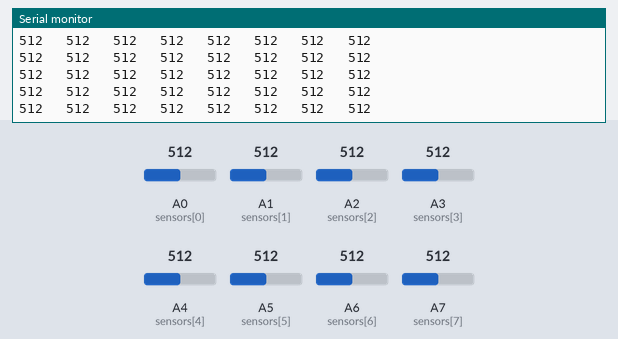
A sketch run on a simulated Arduino Nano, built with avr-gcc and run on an emulated ATmega328P. Shown: the last lines printed to the serial monitor. The test bench sets the inputs (shaded band); at power-on: A2 (sensors[2]) = 512, A0 (sensors[0]) = 512, A1 (sensors[1]) = 512, A3 (sensors[3]) = 512, A4 (sensors[4]) = 512, A5 (sensors[5]) = 512, A6 (sensors[6]) = 512, A7 (sensors[7]) = 512.

Above: at 4.2 s.
4.3 s: A2 (sensors[2]) set to 108
At 4.61 s:
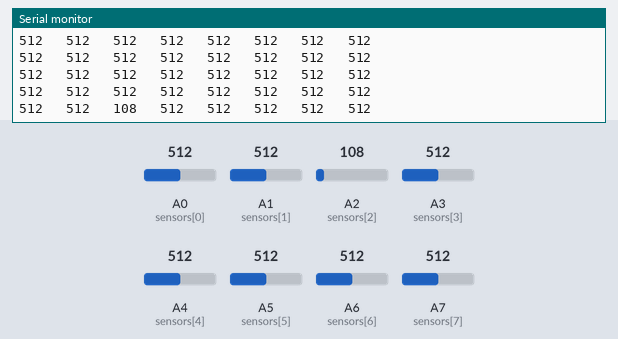
7.3 s: A2 (sensors[2]) set to 89
At 7.44 s:
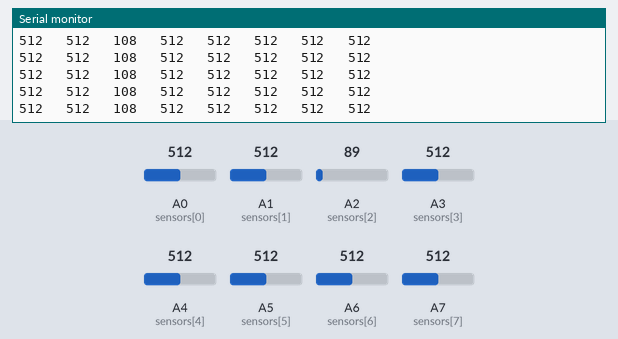
Timing chart, 0 to 10.3 s (numbered marks = the images above; inputs shaded):
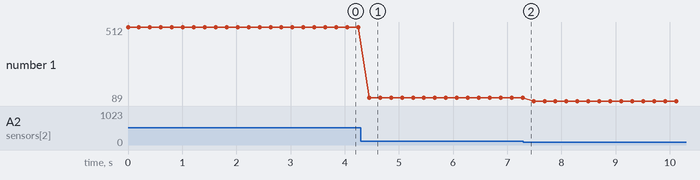

The sketch:

identifyingSensorsOfLineSensor.ino
```cpp
int sensors[8] = {A0, A1, A2, A3, A4, A5, A6, A7};

void setup() {
  Serial.begin(9600);
}

void loop() {
  for(int i = 0; i < 8; i++) {
    Serial.print(analogRead(sensors[i]));
    Serial.print("   ");
  }

  Serial.println();

  delay(200);
}
```

Measured:
- after the input at 4.3 s, the serial monitor: prints a new line after 0.15 s (image 1)
- plotted number 1: 512 → 108 after the input at 4.3 s, 108 → 89 after the input at 7.3 s
